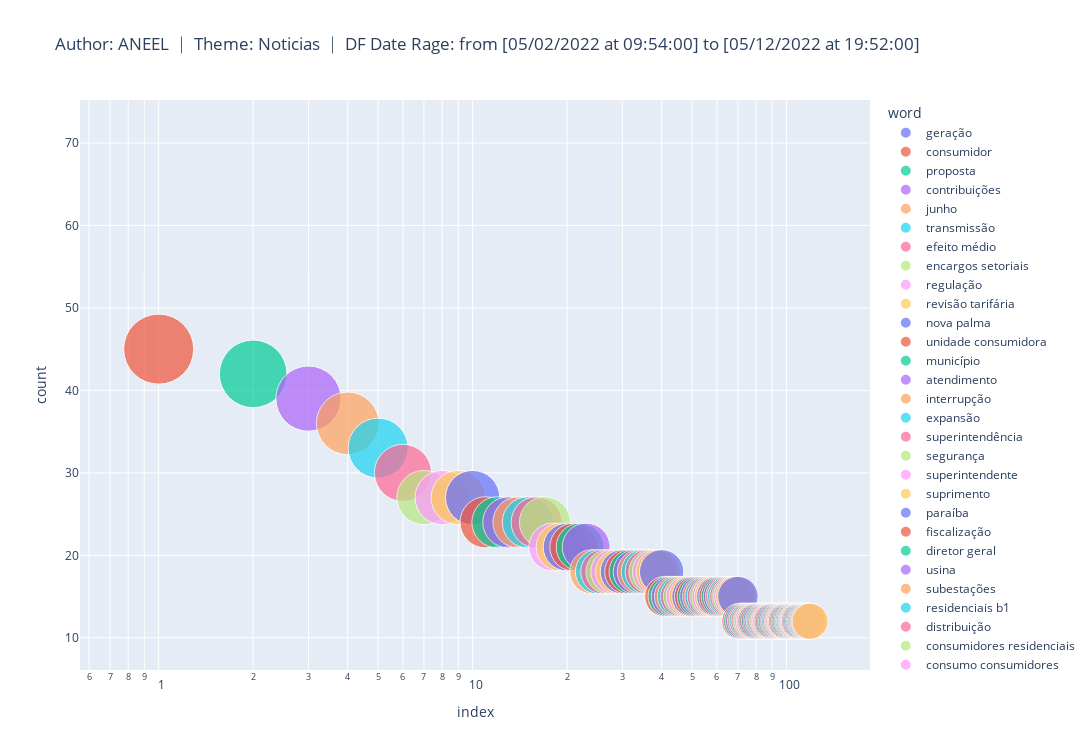

The cell this chart's notebook holds for it:
### Code cell
## generating a scatterplot from the plotfy library
fig = px.scatter(df2.query('count > 10'),
                y="count",
                size="count",
                color="word",
                hover_name="word",
                log_x=True,
                title = wordcloud_title,
                width=1500, 
                height=750,
                size_max=60)
fig.show()

plt.offline.plot(fig, filename = search+'.html')
